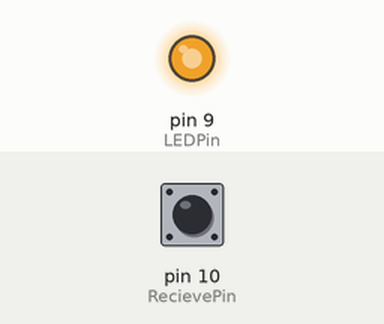
The sketch below on a simulated Arduino Uno, built with avr-gcc and run on an emulated ATmega328P. Parts: output pins drawn as LEDs (lit = HIGH). The inputs (shaded band) are chosen by the test bench; at power-on: pin 10 (RecievePin) LOW. Pins used as bus, display or sensor lines are not drawn.

Above: at 1.29 s.
1.3 s: pin 10 (RecievePin) driven HIGH
At 2.4 s:
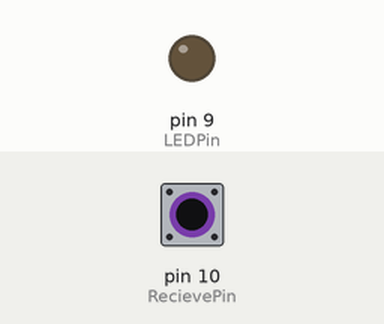
2.9 s: pin 10 (RecievePin) pulsed LOW 2 times (0.12 s each, 0.3 s apart)
Timing chart, 0 to 5.9 s (numbered marks = the images above; inputs shaded):
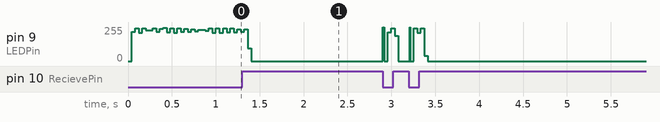

The sketch:

Piano_0.0.ino
```cpp
typedef unsigned char BYTE;

int SendPin = 11;
int RecievePin = 10;
int LEDPin = 9;

int Delay = 2000;//2000;
unsigned long t1;

bool Sense(int sendPin, int recievePin)
{
  static BYTE Input = 0;
  bool result = 1;

  Input <<= 1;
  digitalWrite(sendPin, 1);
  for (int i = 0; i < 10; i++)
  {
    if (digitalRead(recievePin) && result)
    {
      result = 0;
    }
  }

  Input |= result;
  digitalWrite(sendPin, 0);
  return Input & 0x0F;
}

void Tone()
{
  static double Pos = 0;
  static double Value = 0;
  Value += 0.1;
  Pos = pow(10.0, fmod(Value, 2.0));
  //analogWrite(LEDPin, Pos * 255);
  //analogWrite(LEDPin, 255/2);

  digitalWrite(LEDPin, 1);
  digitalWrite(8, 1);
  //delay(1);
  t1 = micros();
  while (micros() - t1 < Pos * 100.0) {}
  digitalWrite(8, 0);
  //delay(1);
  t1 = micros();
  while (micros() - t1 < Pos * 100.0) {}
}

void setup()
{
  pinMode(SendPin, OUTPUT); digitalWrite(SendPin, LOW);
  pinMode(RecievePin, INPUT);
  pinMode(LEDPin, OUTPUT); digitalWrite(LEDPin, LOW);

  Serial.begin(9600);
}

void loop()
{
  digitalWrite(LEDPin, 0);
  if (Sense(SendPin, RecievePin))
  {
    Tone();
    /*digitalWrite(LEDPin, 1);
    digitalWrite(8, 1);
    //delay(1);
    t1 = micros();
    while (micros() - t1 < Delay) {}
    digitalWrite(8, 0);
    //delay(1);
    t1 = micros();
    while (micros() - t1 < Delay) {}*/
  }
}
```
